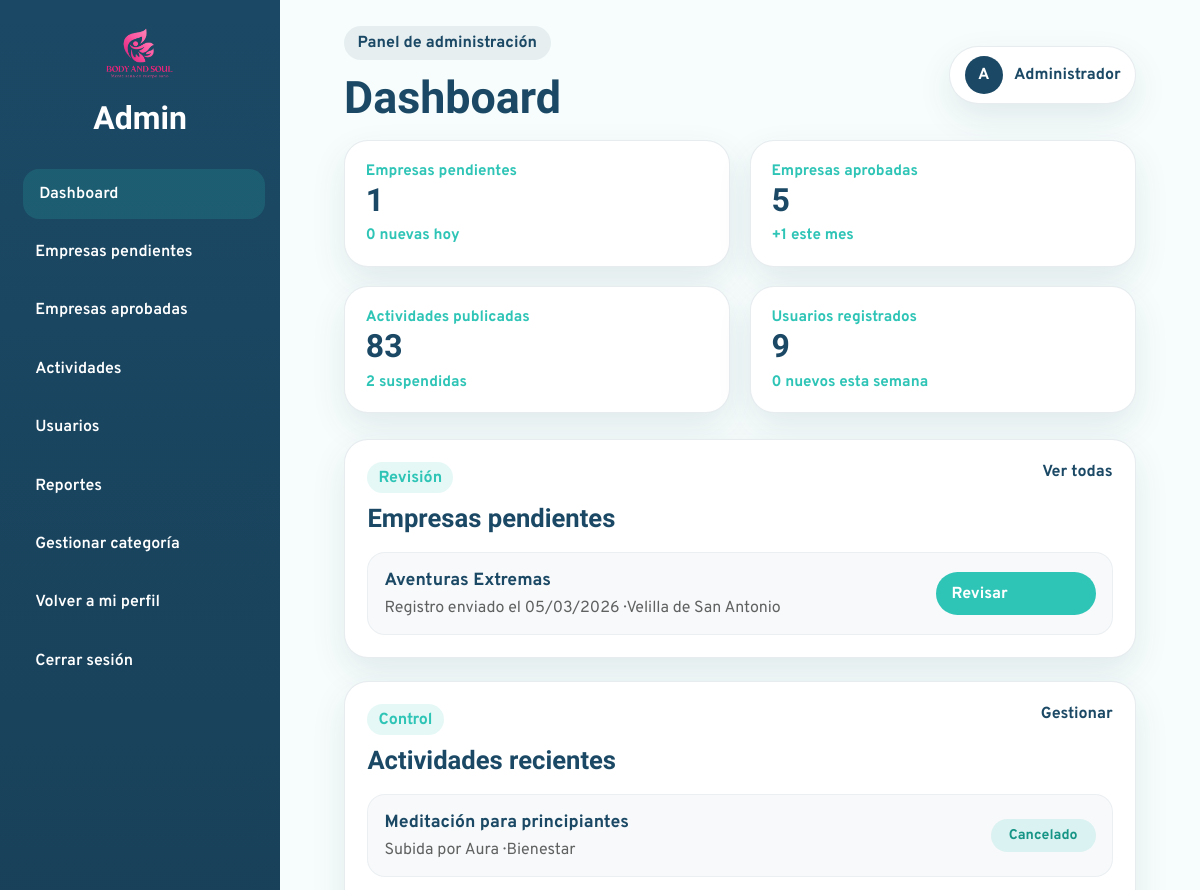
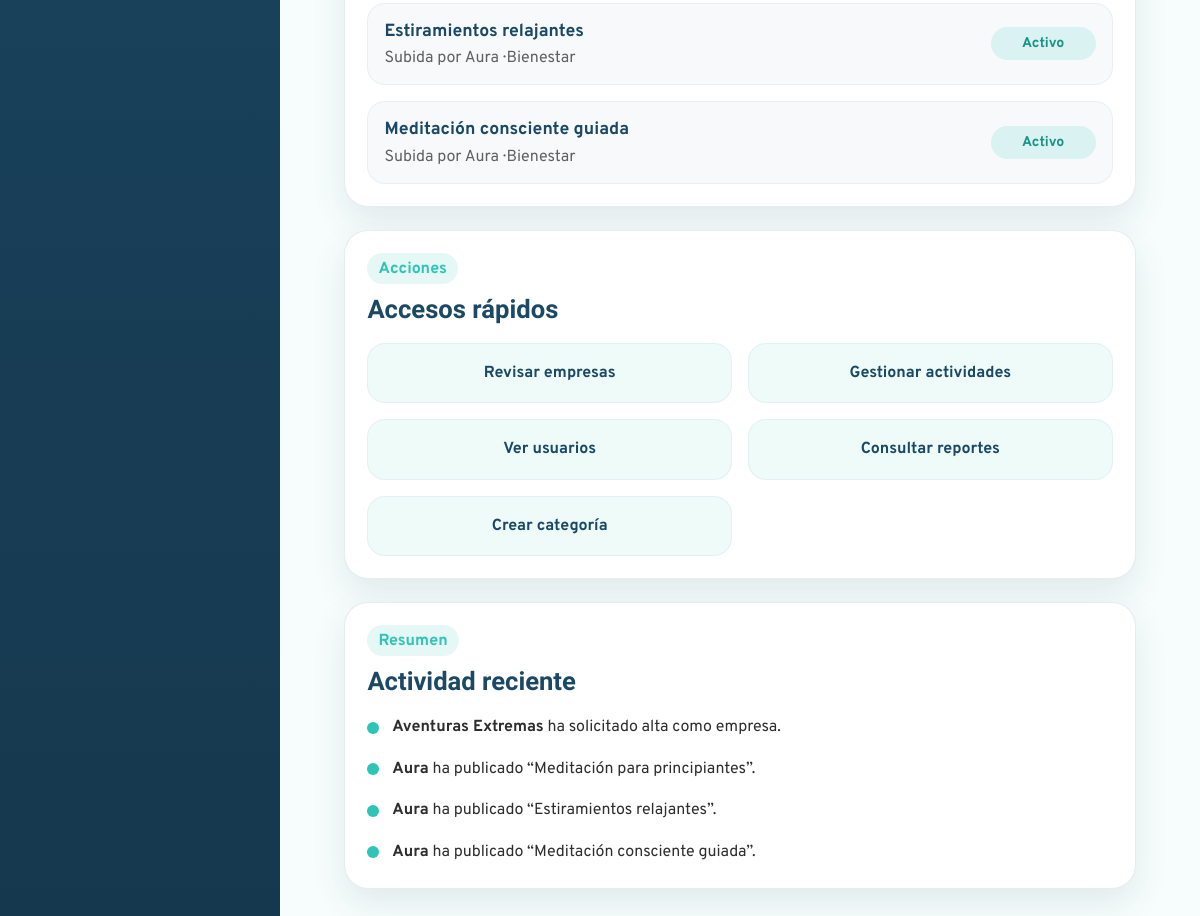
Before: /Admin/dashboard.php (signed in) with the older database file (2 pictures, top to bottom).
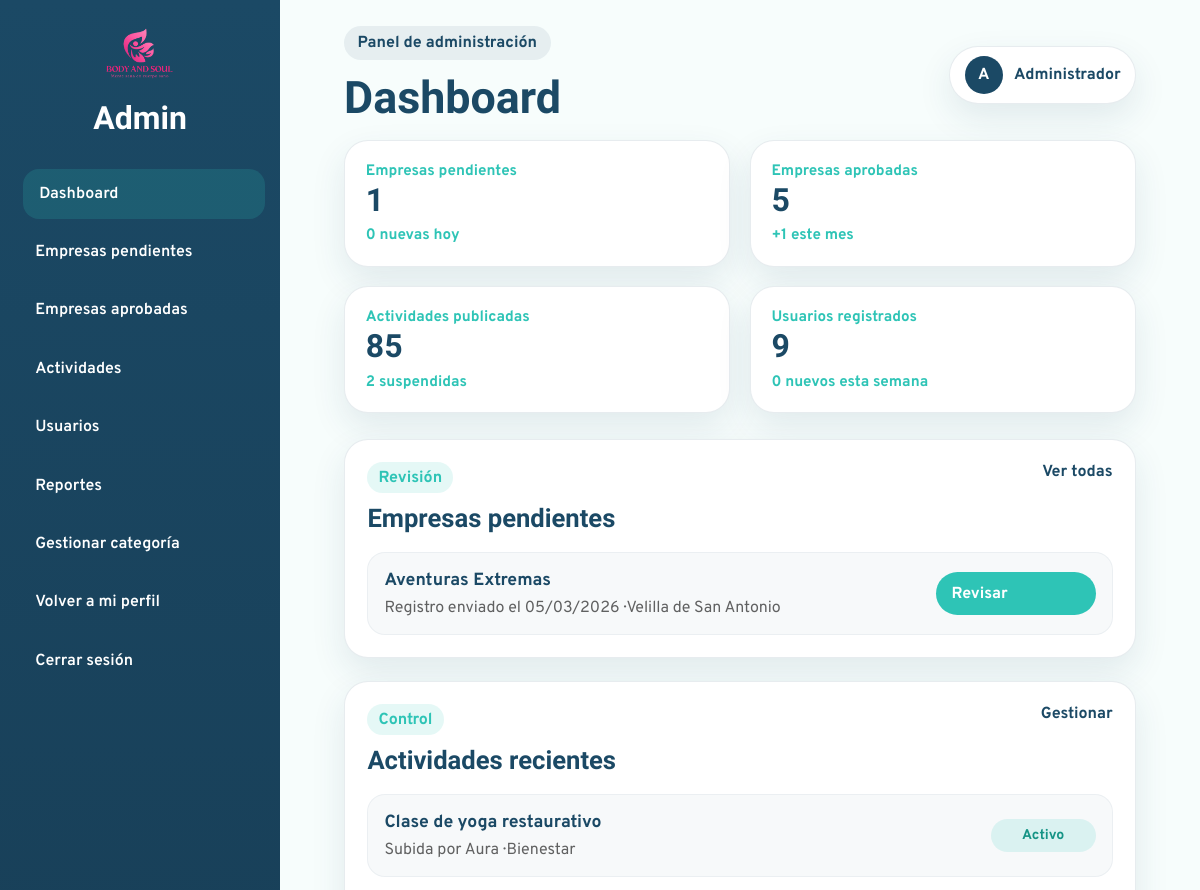
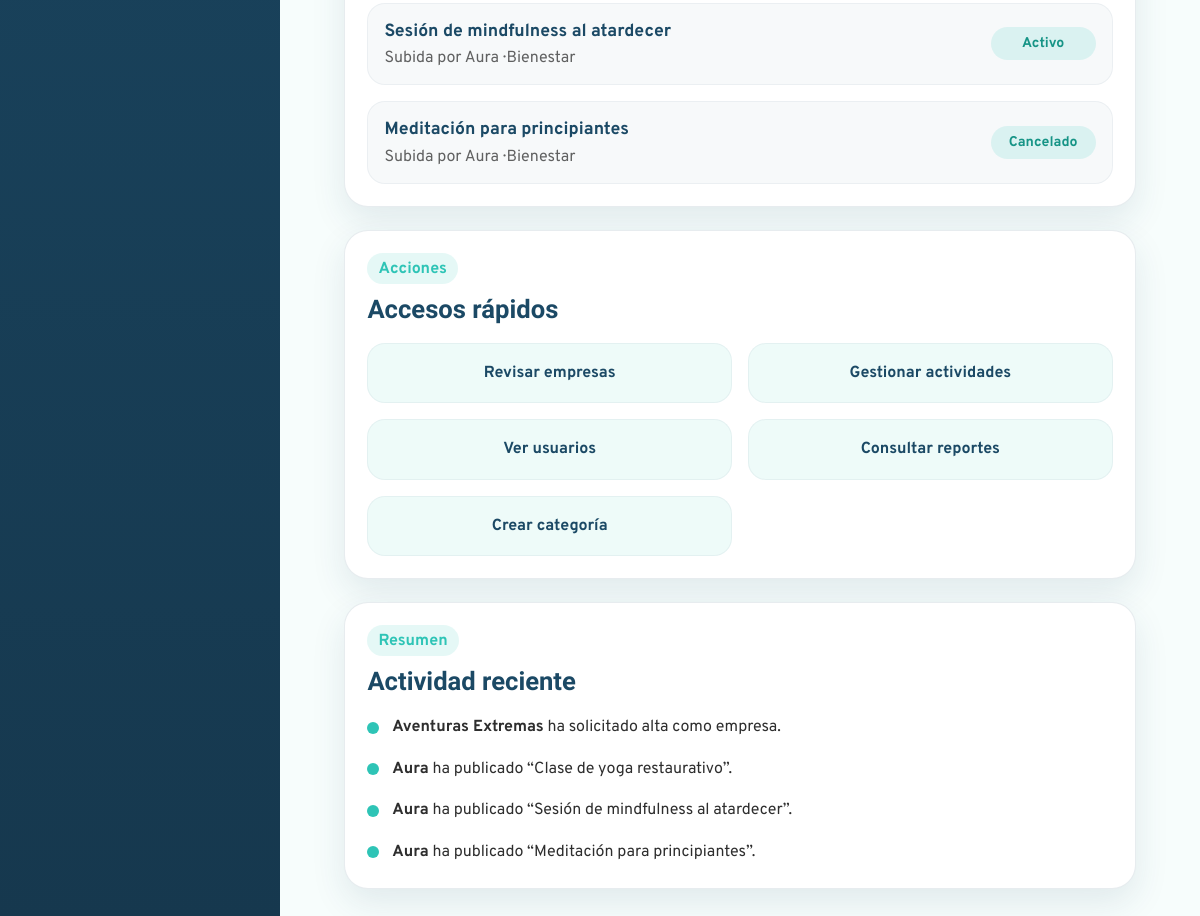
After: the same page with the newer database file (2 pictures, top to bottom).
### tables this page shows
CREATE TABLE `solicitud_empresa` (
  `id_solicitud` int(11) NOT NULL,
  `id_empresa` int(11) DEFAULT NULL,
  `nombre` varchar(150) NOT NULL,
  `email` varchar(150) NOT NULL,
  `logo_empresa` varchar(255) DEFAULT NULL,
  `datos` text DEFAULT NULL,
  `fecha` datetime NOT NULL DEFAULT current_timestamp(),
  `estado` enum('pendiente','aprobada','rechazada') NOT NULL DEFAULT 'pendiente',
  `ciudad_empresa` varchar(100) DEFAULT NULL,
  `telefono` varchar(20) DEFAULT NULL,
  `direccion` varchar(255) DEFAULT NULL,
  `categoria_empresa` varchar(100) DEFAULT NULL,
  `contrasena` varchar(255) NOT NULL
);

CREATE TABLE `servicio` (
  `id_servicio` int(11) NOT NULL,
  `id_empresa` int(11) NOT NULL,
  `nombre_servicio` varchar(150) NOT NULL,
  `descripcion` text DEFAULT NULL,
  `lugar` varchar(150) DEFAULT NULL,
  `id_categoria` int(11) NOT NULL,
  `precio` decimal(10,2) NOT NULL DEFAULT 0.00,
  `duracion` varchar(50) DEFAULT NULL,
  `materiales` text DEFAULT NULL,
  `estado` enum('activo','cancelado') NOT NULL DEFAULT 'activo',
  `id_municipio` int(11) DEFAULT NULL,
  `codigo_postal` varchar(10) DEFAULT NULL,
  `latitud` decimal(10,8) DEFAULT NULL,
  `longitud` decimal(11,8) DEFAULT NULL
);

CREATE TABLE `empresa` (
  `id_empresa` int(11) NOT NULL,
  `nombre_empresa` varchar(150) NOT NULL,
  `categoria_empresa` varchar(100) NOT NULL,
  `email` varchar(150) NOT NULL,
  `contrasena` varchar(255) NOT NULL,
  `direccion` varchar(255) DEFAULT NULL,
  `telefono` varchar(20) DEFAULT NULL,
  `ciudad_empresa` varchar(100) NOT NULL,
  `descripcion_empresa` text NOT NULL,
  `logo_empresa` varchar(255) DEFAULT NULL,
  `estado` enum('activa','suspendida') NOT NULL DEFAULT 'activa'
);

CREATE TABLE `categoria` (
  `id_categoria` int(11) NOT NULL,
  `nombre` varchar(100) NOT NULL,
  `id_categoria_padre` int(11) DEFAULT NULL
);

### bd/bdadmin.php (called while the page is built, shortened)
<?php
class bdadmin{
public $pdo = "";
public function __construct($host,$port,$db,$user,$pass) {
    $this->pdo = new PDO("mysql:host=".$host.";port=".$port.";dbname=".$db.";charset=utf8", $user, $pass);
    }
public function ObtenerUltimasSolicitudes(){
    $sentencia = "SELECT * FROM solicitud_empresa
            WHERE estado = 'pendiente'
            ORDER BY fecha DESC
            LIMIT 3";
    $ejecucion = $this->pdo->prepare($sentencia);
    $ejecucion->execute();
    return $ejecucion->fetchAll(PDO::FETCH_ASSOC);
}
public function ObtenerUltimasActividades(){
    $sentencia = "SELECT s.*, e.nombre_empresa, c.nombre AS subcategoria, cp.nombre AS categoria_padre
            FROM servicio s
            INNER JOIN empresa e ON s.id_empresa = e.id_empresa
            INNER JOIN categoria c ON s.id_categoria = c.id_categoria
            LEFT JOIN categoria cp ON c.id_categoria_padre = cp.id_categoria
            ORDER BY s.id_servicio DESC
            LIMIT 3";
    $ejecucion = $this->pdo->prepare($sentencia);
    $ejecucion->execute();
    return $ejecucion->fetchAll(PDO::FETCH_ASSOC);
}
public function ObtenerDatosDashboard(){
    $datos = [];
    $consultas = [
        "pendientes" => "SELECT COUNT(*) FROM solicitud_empresa WHERE estado = 'pendiente'",
        "pendientes_hoy" => "SELECT COUNT(*)
                             FROM solicitud_empresa
                             WHERE estado = 'pendiente'
                             AND DATE(fecha) = CURDATE()",
        "empresas" => "SELECT COUNT(*) FROM empresa",
        "empresas_mes" => "SELECT COUNT(*)
                           FROM solicitud_empresa
                           WHERE estado = 'aprobada'
                           AND MONTH(fecha) = MONTH(CURDATE())
                           AND YEAR(fecha) = YEAR(CURDATE())",
        "actividades" => "SELECT COUNT(*) FROM servicio",
        "actividades_canceladas" => "SELECT COUNT(*)
                             FROM servicio
                             WHERE estado = 'cancelado'",
        "usuarios" => "SELECT COUNT(*) FROM usuario",
        "usuarios_semana" => "SELECT COUNT(*)
                              FROM usuario
                              WHERE fecha_registro >= DATE_SUB(CURDATE(), INTERVAL 7 DAY)"
    ];
    foreach($consultas as $clave => $sentencia){
        $ejecucion = $this->pdo->prepare($sentencia);
        $ejecucion->execute();
        $datos[$clave] = $ejecucion->fetchColumn();
    }
    return $datos;
}
}

### Admin/dashboard.php (the view, shortened to what the changed rows need)
<?php
require_once("head-admin.php");
$datos = $bdadmin->ObtenerDatosDashboard();
$solicitudes = $bdadmin->ObtenerUltimasSolicitudes();
$actividades = $bdadmin->ObtenerUltimasActividades();
?>
<main class="admin-content">
  <section class="admin-stats-grid">
    <article class="admin-stat-card">
      <p class="admin-stat-label">Actividades publicadas</p>
      <h3><?= $datos["actividades"] ?></h3>
      <span class="admin-stat-detail"><?= $datos["actividades_canceladas"] ?> suspendidas</span>
    </article>
  </section>
  <section class="admin-panels-grid">
    <article class="admin-panel-card">
      <div class="admin-list">
        <?php if(count($solicitudes) > 0): ?>
          <?php foreach($solicitudes as $solicitud): ?>
            <div class="admin-list-item">
              <div class="admin-list-info">
                <h4><?= htmlspecialchars($solicitud["nombre"]) ?></h4>
                <p>
                  Registro enviado el <?= date("d/m/Y", strtotime($solicitud["fecha"])) ?> ·
                  <?= htmlspecialchars($solicitud["ciudad_empresa"] ?? "Sin ciudad") ?>
                </p>
              </div>
              <div class="admin-list-actions">
                <a href="detalle-empresa.php?id=<?= $solicitud["id_solicitud"] ?>" class="btn-approve">
                  Revisar
                </a>
              </div>
            </div>
          <?php endforeach; ?>
        <?php endif; ?>
      </div>
    </article>
    <article class="admin-panel-card">
      <div class="admin-list">
        <?php if(count($actividades) > 0): ?>
          <?php foreach($actividades as $actividad): ?>
            <div class="admin-list-item">
              <div class="admin-list-info">
                <h4><?= htmlspecialchars($actividad["nombre_servicio"]) ?></h4>
                <p>
                  Subida por <?= htmlspecialchars($actividad["nombre_empresa"]) ?> ·
                  <?= htmlspecialchars($actividad["categoria_padre"] ?? $actividad["subcategoria"] ?? "Sin categoría") ?>
                </p>
              </div>
              <span class="admin-status-chip approved">
                <?= ucfirst(htmlspecialchars($actividad["estado"] ?? "activo")) ?>
              </span>
            </div>
          <?php endforeach; ?>
        <?php endif; ?>
      </div>
    </article>
    <article class="admin-panel-card">
      <ul class="admin-timeline">
        <?php foreach($solicitudes as $solicitud): ?>
          <li>
            <span class="timeline-dot"></span>
            <p><strong><?= htmlspecialchars($solicitud["nombre"]) ?></strong> ha solicitado alta como empresa.</p>
          </li>
        <?php endforeach; ?>
        <?php foreach($actividades as $actividad): ?>
          <li>
            <span class="timeline-dot"></span>
            <p><strong><?= htmlspecialchars($actividad["nombre_empresa"]) ?></strong> ha publicado “<?= htmlspecialchars($actividad["nombre_servicio"]) ?>”.</p>
          </li>
        <?php endforeach; ?>
      </ul>
    </article>
  </section>
</main>
</div>
</div>
</body>
</html>

Changed rows visible on the page:
no longer on this page (row edited): servicio: nombre_servicio "Estiramientos relajantes", id_empresa.nombre_empresa "Aura", categoria.nombre "Bienestar", estado "Activo"
no longer on this page (row edited): servicio: nombre_servicio "Meditación consciente guiada", id_empresa.nombre_empresa "Aura", categoria.nombre "Bienestar", estado "Activo"
added servicio: nombre_servicio "Clase de yoga restaurativo", id_empresa.nombre_empresa "Aura", categoria.nombre "Bienestar", estado "Activo"
added servicio: nombre_servicio "Sesión de mindfulness al atardecer", id_empresa.nombre_empresa "Aura", categoria.nombre "Bienestar", estado "Activo"
Other visible differences:
$datos["actividades"]: "83" → "85"
